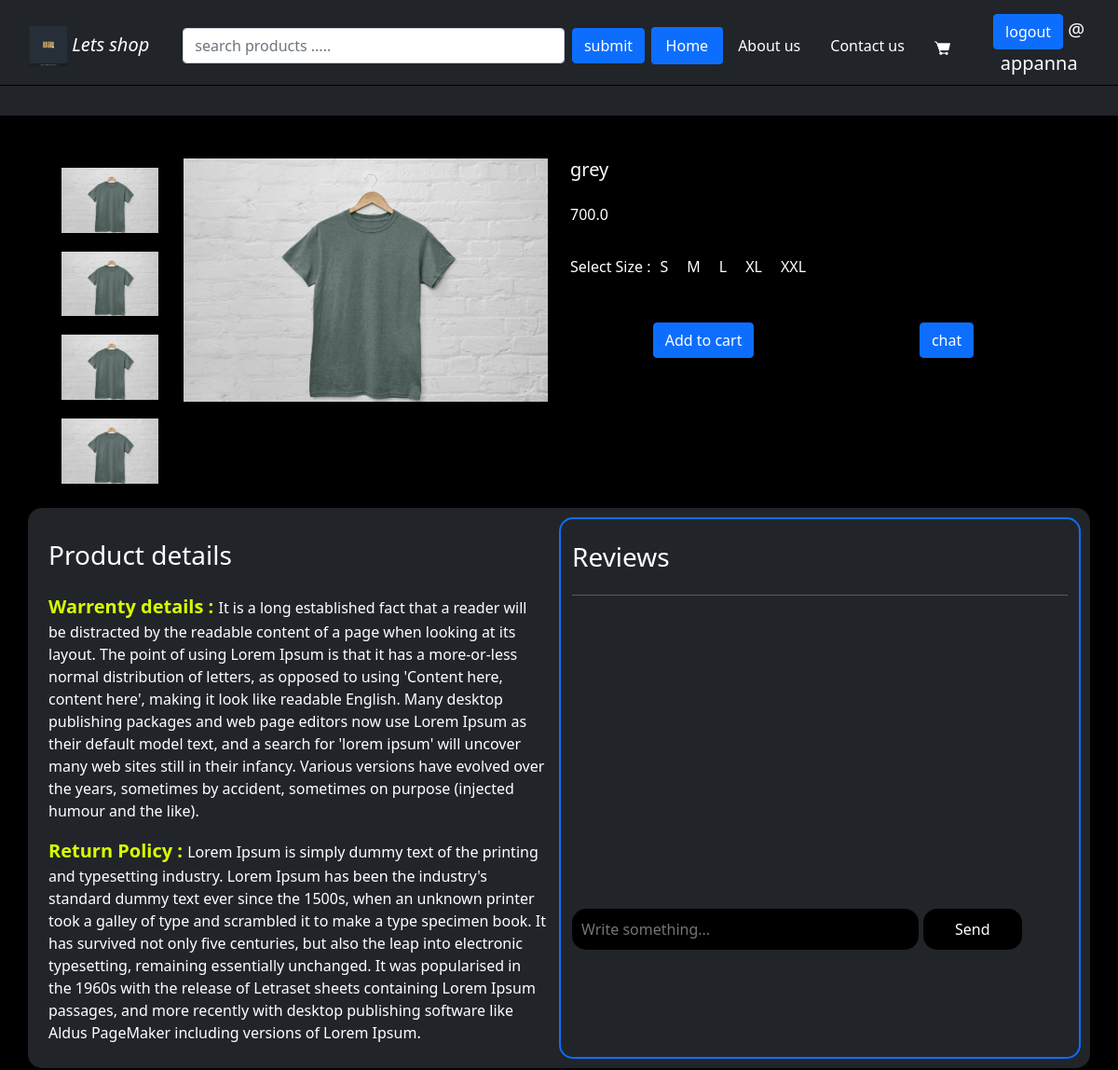
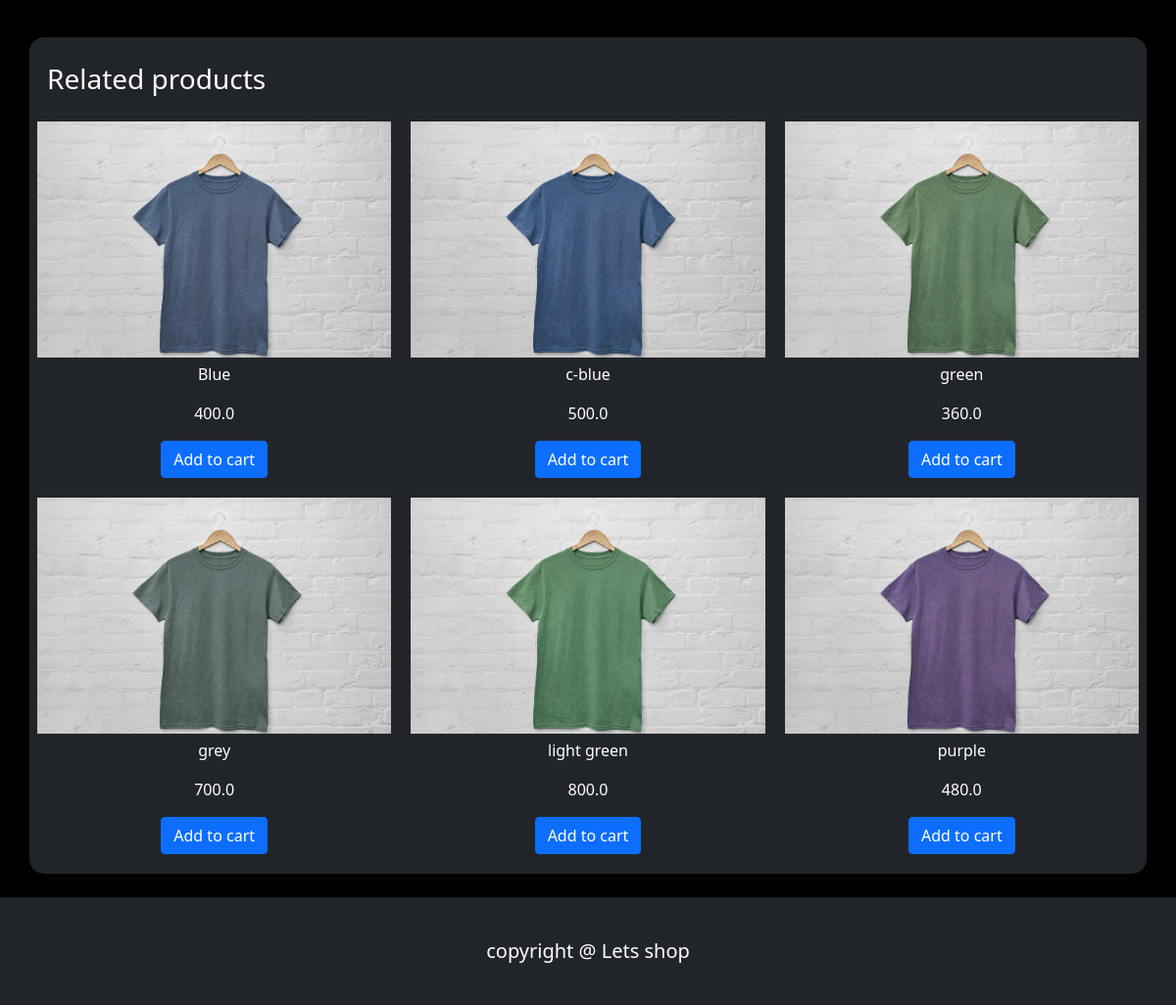
Screenshot of /products-6 (signed in) with the database file from the repository (2 pictures, top to bottom).
### store/models.py (models this page shows, shortened)
class Product(models.Model):
    category = models.ForeignKey(
        Category, on_delete=models.SET_NULL, null=True, blank=True)
    name = models.CharField(max_length=200, null=True)
    price = models.FloatField()
    product_cat = models.CharField(max_length=200, null=True, blank=True)
    image = models.ImageField(null=True, blank=True)

### store/views.py (the view)
# urls.py: path('products-<str:pk>', views.product, name='products'),
@login_required(login_url='login')
def product(request, pk):
    product = Product.objects.get(id=pk)
    reviews = product.reviews_set.all()
    products = Product.objects.filter()[0:6]
    print(request.POST.get('body'))
    if request.POST.get('body') == '':
        pass
    else:
        if request.method == 'POST':
            reviews = Reviews.objects.create(
                product=product,
                user=request.user,
                body=request.POST.get('body')
            )
            return redirect('products', pk=product.id)
    context = {'product': product, 'products': products, 'reviews': reviews}
    return render(request, 'store/products.html', context)

### store/templates/store/products.html (shortened to what this page needs)
{% extends 'main.html' %}
{% load static %}
{% block content %}
<main class="container row main">
        <div class="col-md-6 col-sm-6 product-page">
            <div class="d-flex flex-column sub-image">
                <img src="{{product.image.url}}" alt="product" />
                <img src="{{product.image.url}}" alt="product" />
                <img src="{{product.image.url}}" alt="product" />
                <img src="{{product.image.url}}" alt="product" />
            </div>
        <div>
            <img src="{{product.image.url}}" alt="product" />
        </div>
        </div>
        <div class="col-md-6 col-sm-6 d-flex flex-column product-details">
            <h3>{{product.name}}</h3>
            <p > {{product.price}}</p>
            <form class="d-flex" method="GET" action="" >
                <label for="i"> Select Size : </label>
                <p>S</p>
                <p>M</p>
                <p>L</p>
                <p>XL</p>
                <p>XXL</p>
            </form>
            <div class="d-flex mt-5 justify-content-around">
                <button class="btn btn-primary">Add to cart</button>
                <button class="btn btn-primary chat-btn">chat</button>
            </div>
        </div>
    </main>
    <section class="container chat row my-3 m-auto bg-dark">
        <div class="col-md-6">
            <h3 class="my-4">Product details</h3>
        <div class="Product-details-section">
            <p>
                <span>Warrenty details : </span>
                It is a long established fact that a reader will be distracted by the readable content of a page when looking at its layout. The point of using Lorem Ipsum is that it has a more-or-less normal distribution of letters, as opposed to using 'Content here, content here', making it look like readable English. Many desktop publishing packages and web page editors now use Lorem Ipsum as their default model text, and a search for 'lorem ipsum' will uncover many web sites still in their infancy. Various versions have evolved over the years, sometimes by accident, sometimes on purpose (injected humour and the like).
            </p>
            <p>
                <span>Return Policy : </span>
                Lorem Ipsum is simply dummy text of the printing and typesetting industry. Lorem Ipsum has been the industry's standard dummy text ever since the 1500s, when an unknown printer took a galley of type and scrambled it to make a type specimen book. It has survived not only five centuries, but also the leap into electronic typesetting, remaining essentially unchanged. It was popularised in the 1960s with the release of Letraset sheets containing Lorem Ipsum passages, and more recently with desktop publishing software like Aldus PageMaker including versions of Lorem Ipsum.
            </p>
        </div>
        </div>
        <div class="col-md-6 border-primary" id="review">
            <h3 class="my-4">Reviews</h3>
            <hr>
        <div class="chat-section">
        </div>
            <form method="POST" action="">
                <input class="chat-form1" type="text" name="body" value="" placeholder="Write something..."/>
                <input class="chat-form2" type="submit" value="Send" />
            </form>
        </div>
    </section>
    <section class="related-products container m-auto my-4 bg-dark">
        <h3 class="my-3 mx-2">Related products</h3>
        <div class="row product-section">
            {% for p in products%}
            <div class="col-md-4 col-sm-6 d-flex flex-column">
                <a href="{% url 'products' p.id %}" target="">
                <img src="{{p.image.url}}" alt="product" />
                <p>{{p.name}}</p>
                <p>{{p.price}}</p>
                </a>
                <button class="btn btn-primary" type="button"><a href="{% url 'cart' %}">Add to cart</a></button>
            </div>
            {% endfor %}
    </section>
</div>
{% endblock %}

### templates/nav.html (shortened to what this page needs)
{% load static %}
<header class="navbar fixed-top navbar-expand-md navbar-dark bg-dark flex-column mb-5">
    <div class="container-fluid c1">
        <a class="navbar-brand logo" href="{% url 'home' %}">
            <img src="{% static 'images/header/logo.jpg' %}" style="width:40px;"" alt="logo" href="#"/>
            <i>Lets shop</i>
        </a>
        <div class="collapse navbar-collapse justify-content-around" id="theheader">
            <form class="d-flex col-lg-6 col-sm-6" method="POST" action="{% url 'home' %}">
                <input class="form-control me-2" type="text" name="q" value="" placeholder="search products ....."/>
                <input class="btn btn-primary" type="submit" value="submit"  />
            </form>
            <ul class="nav nav-pills justify-content-center" id="headernav">
                <li class="nav-item">
                    <a class="nav-link active" data-toggle='pill' href="{% url 'home' %}">Home</a>
                </li>
                <li class="nav-item">
                    <a class="nav-link"  data-toggle='pill' href="{% url 'aboutus' %}">About us</a>
                </li>
                <li class="nav-item">
                    <a class="nav-link"  data-toggle='pill' href="{% url 'contact' %}">Contact us</a>
                </li>
                <li class="nav-item" id="cart-image">
                    <a class="nav-link" href="{% url 'cart' %}">
                        <img src="{% static 'images/header/cart.png'  %}" alt="cart-icon">
                    </a>
                </li>
            </ul>
            {% if request.user.is_authenticated %}
            <div class="login">
                <a class="btn btn-primary" href="{% url 'logout' %}">logout</a>
                <span>@ {{request.user}}</span>
            </div>
            {% else %}
            <div class="login">
                <a class="btn btn-primary" href="{% url 'login' %}">Login</a>
            </div>
            {% endif %}
        </div>
    </div>
</header>

### static/css/style.css (style rules this page uses)
body { background-color: black; color: white; }
.main { margin: auto; margin-top: 170px; }
.nav li a { color: white; }
.logo { padding: 20px; }
.login { text-align: center; color: white; font-size: 20px; }
.c1 { border-bottom: 1px solid black; }
main h3 { text-align: center; color: white; font-size: 20px; }
.product-section div { padding: 10px; }
.product-section div a { text-decoration: none; color: white; }
.product-section div img { width: 100%; }
.product-section div p { text-align: center; margin-top: 5px; }
.product-section div button { margin: auto; }
.chat { border-radius: 15px; padding: 10px; }
.chat span { font-size: 12px; }
.chat form input { margin: 20px 0px; }
.chat form .chat-form1 { width: 70%; background-color: black; outline: none; padding: 10px; border-radius: 15px; border: none; color: white; }
.chat form .chat-form2 { width: 20%; background-color: black; outline: none; margin: auto; padding: 10px; border-radius: 15px; border: none; color: white; }
.chat-section { overflow-y: scroll; height: 300px; }
.related-products { border-radius: 15px; padding: 10px; }
.product-page { display: -ms-grid; display: grid; -webkit-box-orient: vertical; -webkit-box-direction: normal; -ms-flex-direction: column; flex-direction: column; -ms-grid-columns: 1fr 3fr; grid-template-columns: 1fr 3fr; }
.product-page img { width: 100%; }
.product-page .sub-image img { width: 80%; margin: 10px 0px; }
.product-details h3 { text-align: left; }
.product-details p { margin-top: 1rem; }
.product-details form { margin-top: 1rem; -webkit-box-align: center; -ms-flex-align: center; align-items: center; }
.product-details form p { margin: 0px 10px; }
.Product-details-section span { font-size: 20px; font-weight: 700; color: #d9ff00; }
#review { border: 2px solid; border-radius: 15px; }
.nav { -webkit-box-align: center; -ms-flex-align: center; align-items: center; }
.nav .nav-item img { width: 100%; }
.nav #cart-image { width: 14%; position: relative; }

### rows the page displays
Product: image (picture), name "grey", price "700.0"
Product: image (picture), name "Blue", price "400.0"
Product: image (picture), name "c-blue", price "500.0"
Product: image (picture), name "green", price "360.0"
Product: image (picture), name "light green", price "800.0"
Product: image (picture), name "purple", price "480.0"

### other values shown
{{ request.user }} "appanna"
